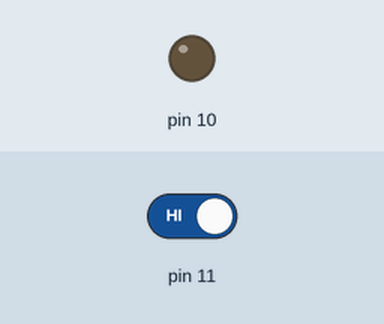
Bench run of a sketch on a simulated Arduino Uno, built with avr-gcc and run on an emulated ATmega328P. On the bench: output pins drawn as LEDs (lit = HIGH). The test bench sets the inputs (shaded band); at power-on: pin 11 HIGH.

Above: at 1.2 s.
1.3 s: pin 11 driven LOW
At 2.4 s:
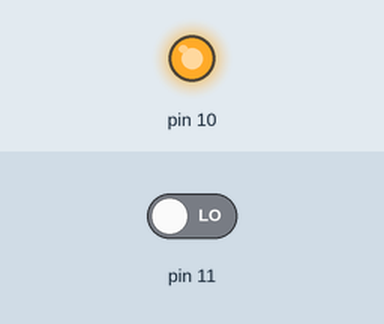
2.8 s: pin 11 driven HIGH
At 3.5 s:
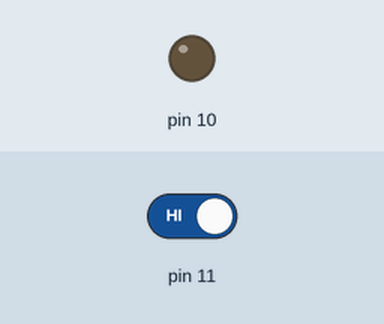
Timing chart, 0 to 5.8 s (numbered marks = the images above; inputs shaded):
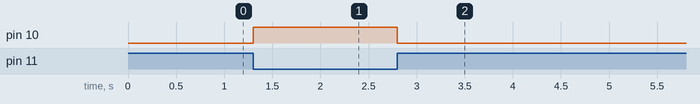

Measured:
- after the input at 1.3 s, pin 10: LOW → HIGH at once
- after the input at 2.8 s, pin 10: HIGH → LOW at once

The sketch:

sensorIR_prueba.ino
```cpp
void setup() {
  pinMode(10,OUTPUT);
  pinMode(11,INPUT);
}

void loop() {
  int sensor = !digitalRead(11);
  digitalWrite(10,sensor);
}
```
